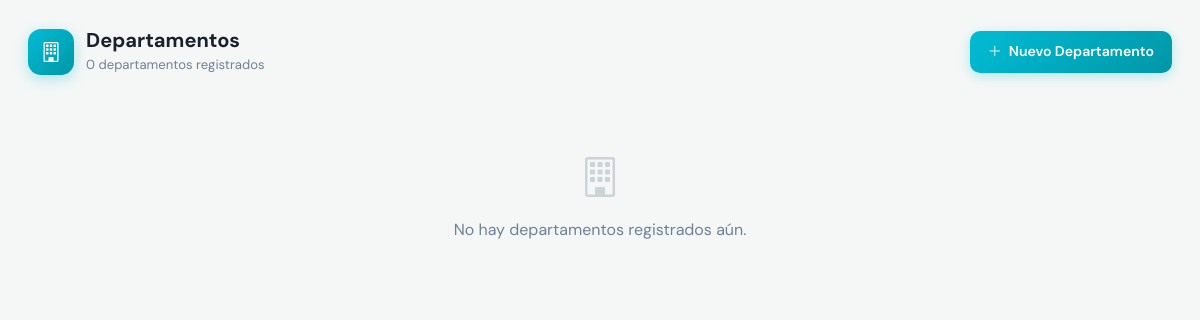
/formularios/f_departamentos.php (signed in), run on an earlier commit of the app's database.
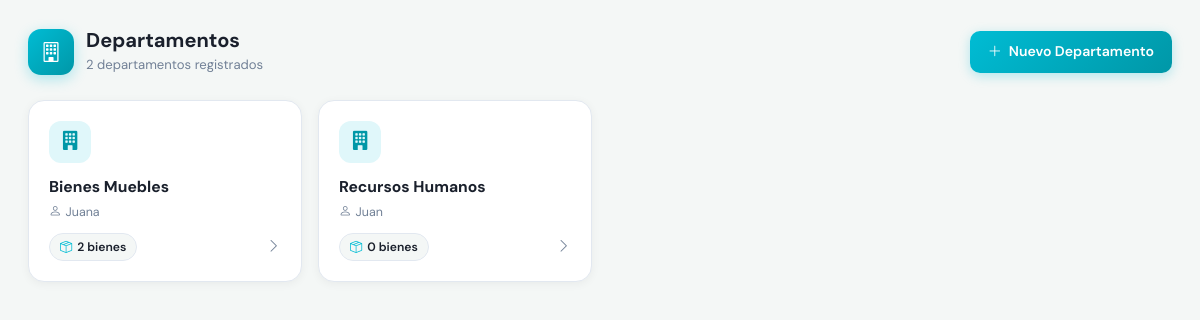
And on a later commit of the database.
### tables this page shows
CREATE TABLE `departamentos` (
  `id_departamento` int(11) NOT NULL,
  `nombre_departamento` varchar(100) NOT NULL,
  `descripcion` text,
  `responsable` varchar(100) DEFAULT NULL,
  `activo` tinyint(1) NOT NULL DEFAULT '1'
);

### formularios/f_departamentos.php (the view, shortened to what this page needs)
<?php
include '../db.php';
$es_admin = $_SESSION['nivel_acceso'] === 'admin';
$stmtDep = $pdo->query("
    SELECT d.id_departamento, d.nombre_departamento, d.descripcion, d.responsable,
           COUNT(a.id_articulo) AS total_bienes
    FROM departamentos d
    LEFT JOIN articulos a ON a.id_departamento = d.id_departamento AND a.activo = 1
    WHERE d.activo = 1
    GROUP BY d.id_departamento
    ORDER BY d.nombre_departamento
");
$departamentos = $stmtDep->fetchAll(PDO::FETCH_ASSOC);
$dep_seleccionado = isset($_GET['ver']) ? (int)$_GET['ver'] : 0;
?>
<!DOCTYPE html>
<html lang="es">
<head>
    <link rel="stylesheet" href="../bootstrap.css">
    <link rel="stylesheet" href="https://cdn.jsdelivr.net/npm/bootstrap-icons@1.11.0/font/bootstrap-icons.css">
</head>
<body>
<div class="page-header">
    <div class="page-header-left">
        <div class="icon-box"><i class="bi bi-building"></i></div>
        <div>
            <h4>Departamentos</h4>
            <small><?= count($departamentos) ?> departamento<?= count($departamentos) != 1 ? 's' : '' ?> registrado<?= count($departamentos) != 1 ? 's' : '' ?></small>
        </div>
    </div>
    <?php if ($es_admin): ?>
    <button class="btn-toggle-form" onclick="toggleForm()">
        <i class="bi bi-plus-lg" id="btnIcon"></i>
        <span id="btnText">Nuevo Departamento</span>
    </button>
    <?php endif; ?>
</div>
<?php if (empty($departamentos)): ?>
<div class="empty-state">
    <i class="bi bi-building"></i>
    <p>No hay departamentos registrados aún.</p>
</div>
<?php else: ?>
<div class="dep-grid">
    <?php foreach ($departamentos as $dep): ?>
    <a href="f_departamentos.php?ver=<?= $dep['id_departamento'] ?>"
       class="dep-card <?= $dep_seleccionado == $dep['id_departamento'] ? 'active' : '' ?>">
        <div class="dep-icon"><i class="bi bi-building-fill"></i></div>
        <div class="dep-nombre"><?= htmlspecialchars($dep['nombre_departamento']) ?></div>
        <div class="dep-responsable">
            <i class="bi bi-person"></i>
            <?= $dep['responsable'] ? htmlspecialchars($dep['responsable']) : 'Sin responsable' ?>
        </div>
        <div class="dep-stats">
            <span class="dep-count">
                <i class="bi bi-box-seam"></i>
                <?= $dep['total_bienes'] ?> bien<?= $dep['total_bienes'] != 1 ? 'es' : '' ?>
            </span>
            <i class="bi bi-chevron-right dep-arrow"></i>
        </div>
    </a>
    <?php endforeach; ?>
</div>
<?php endif; ?>
</body>
</html>

What changed in the data, as far as the page shows it:
added departamentos: nombre_departamento "Bienes Muebles", responsable "Juana", total_bienes "2"
added departamentos: nombre_departamento "Recursos Humanos", responsable "Juan", total_bienes "0"
Also different on the page:
count($departamentos): "0" → "2"
text no longer shown: "No hay departamentos registrados aún."
